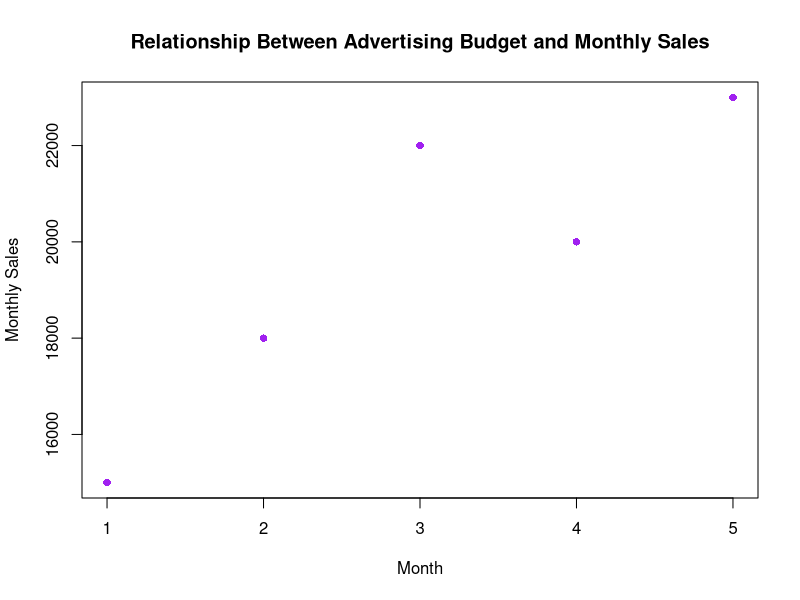

The R source for this figure:
df <- data.frame(
  Month = c("January", "February", "March", "April", "May"),
  Sales = c(15000, 18000, 22000, 20000, 23000)
)

# Plotting the scatter plot
plot(df$Sales, main = "Relationship Between Advertising Budget and Monthly Sales", 
     xlab = "Month", ylab = "Monthly Sales", pch = 16, col = "purple")